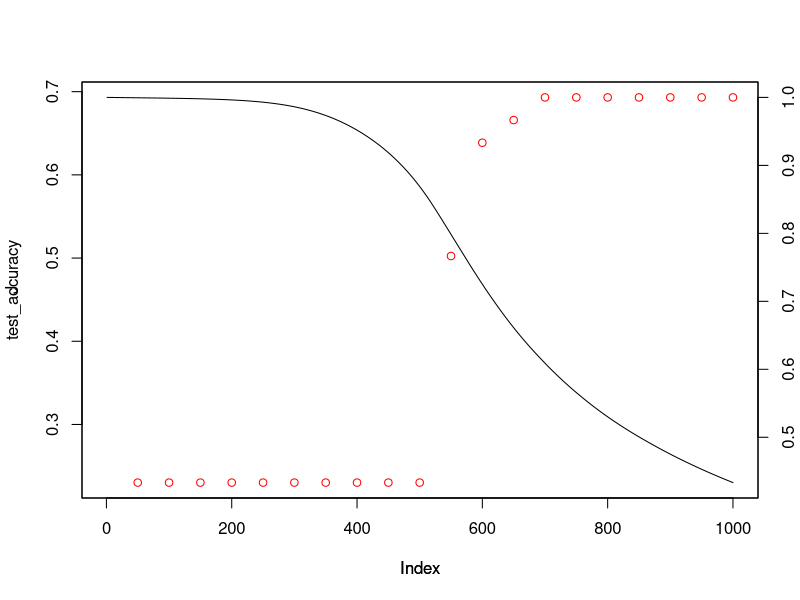

Recreate this plot in R.
## Self Neural Nets
## version 2 - 2 Layer NN

# # # # Functions # # # #

list <- structure(NA,class="result")
"[<-.result" <- function(x,...,value){
  # Reference : https://stat.ethz.ch/pipermail/r-help/2004-June/053343.html
  args <- as.list(match.call())
  args <- args[-c(1:2,length(args))]
  length(value) <- length(args)
  for(i in seq(along=args)) {
    a <- args[[i]]
    if(!missing(a)) eval.parent(substitute(a <- v,list(a=a,v=value[[i]])))
  }
  x
}

revert_list_structure <- function(ls){
  x <- lapply(ls, `[`, names(ls[[1]]))
  apply(do.call(rbind, x), 2, as.list) 
}

preprocess_data <- function(data, train_ratio = 0.7, cv_ratio = 0){
  # Make sure that the last column is the dependent variable
  data <- data.frame(t(data)) # Need to transpose; observations should be columns!
  num_train <- train_ratio * ncol(data)
  train_samples <- sample(ncol(data), num_train)
  train <- data[,train_samples]
  non_train <- data[,-train_samples]
  num_cv <- cv_ratio * ncol(data)
  if (num_cv){
    cv_samples <- sample(ncol(non_train), num_cv)
    cv <- non_train[,cv_samples]
    test <- non_train[,-cv_samples]
  } else {
    cv <- NULL
    test <- non_train
  }
  
  all_data <- setNames(list(train, cv, test),c("Train", "CV", "Test"))
  all_data <- all_data[!sapply(all_data, is.null)]
  y <- lapply(all_data, function(df) as.matrix(df[nrow(df),]))
  x <- lapply(all_data, function(df) as.matrix(df[-nrow(df),]))
  return (revert_list_structure(setNames(list(x, y), c("X", "Y"))))
}

initialize_parameters <- function(X, Y, n_h=3){
  # Hidden Layer
  W1 <- matrix(runif(n_h * nrow(X)) * 0.01, nrow=n_h, ncol=nrow(X))
  B1 <- matrix(0,nrow=n_h, ncol=1)
  # Output Layer
  W2 <- matrix(runif(nrow(Y) * n_h) * 0.01, nrow=nrow(Y), ncol=n_h)
  B2 <- matrix(0,nrow=nrow(Y), ncol=1)
  return(setNames(list(W1, B1, W2, B2), c("W1", "B1", "W2", "B2")))
}

activation_function <- function(Z, type=c("sigmoid", "tanh", "relu", "leaky_relu"),
                                leaky_factor=0.01){
  type <- match.arg(type)
  if (type=="sigmoid"){
    A <- 1 / (1 + exp(-Z))
    A_prime <- A * (1-A)
  } else if (type=="tanh"){
    A <- (exp(Z) - exp(-Z)) / (exp(Z) + exp(-Z))
    A_prime <- 1-A^2
  } else if (type=="relu"){
    A <- pmax(Z, 0)
    A_prime <- 1 * (Z>0)
  } else if (type=="leaky_relu"){
    A <- pmax(Z, leaky_factor * Z)
    A_prime <- 1 * (Z>0) + leaky_factor * (Z<=0)
  }
  return (setNames(list(A, A_prime),c("A","A_prime")))
}

forward_prop <- function(X, parameters, activation_func="tanh"){
  list[W1,B1,W2,B2] <- parameters
  Z1 <- sweep(W1 %*% X, 1, B1, '+')
  A1 <- activation_function(Z1, type=activation_func)[["A"]]
  Z2 <- sweep(W2 %*% A1, 1, B2, '+')
  A2 <- activation_function(Z2, type="sigmoid")[["A"]]
  return (setNames(list(Z1, A1, Z2, A2),c("Z1", "A1", "Z2", "A2")))
}

compute_cost <- function(Y, cache){
  A2 <- cache[["A2"]]
  -1 / ncol(Y) * sum(Y * log(A2) + (1-Y) * log(1-A2))
}

back_prop <- function(X, Y, parameters, cache, activation_func="tanh"){
  list[W1,B1,W2,B2] <- parameters
  list[Z1,A1,Z2,A2] <- cache
  dZ2 <- (A2 - Y) / (A2 * (1-A2)) * activation_function(Z2, type="sigmoid")[["A_prime"]]
  dW2 <- 1 / ncol(Y) * (dZ2 %*% t(A1))
  dB2 <- 1 / ncol(Y) * rowSums(dZ2)
  dZ1 <- (t(W2) %*% dZ2) * activation_function(Z1, type=activation_func)[["A_prime"]]
  dW1 <- 1 / ncol(Y) * (dZ1 %*% t(X))
  dB1 <- 1 / ncol(Y) * rowSums(dZ1)
  return (setNames(list(dW1, dB1, dW2, dB2),c("dW1", "dB1", "dW2", "dB2")))
}

update_parameters <- function(parameters, gradients, learning_rate=0.01){
  list[W1,B1,W2,B2] <- parameters
  list[dW1,dB1,dW2,dB2] <- gradients
  W1 <- W1 - learning_rate * dW1
  W2 <- W2 - learning_rate * dW2
  B1 <- B1 - learning_rate * dB1
  B2 <- B2 - learning_rate * dB2
  return (setNames(list(W1, B1, W2, B2), c("W1", "B1", "W2", "B2")))
}

predict <- function(X, Y, parameters){
  pred <- forward_prop(X, parameters)
  pred <- pred[length(pred)][[1]]
  pred <- 1 * (pred > 0.5)
  accuracy <- sum(pred==Y) / length(pred)
  return (setNames(list(pred, accuracy),c("Prediction", "Test_Accuracy")))
}

cost_accuracy_plot <- function(J, test_accuracy){
  plot(J, type='l')
  par(new='T')
  plot(test_accuracy, col='red', type='o', yaxt='n', xaxt='n')
  axis(4)
}

# # # # Execution # # # #

num_iter <- 1000
test_every <- 50
hidden_layer_activation <- "relu"
data <- iris[1:100,]
data$Species <- as.numeric(data$Species) - 1
data <- preprocess_data(data, train_ratio = 0.7)
parameters <- initialize_parameters(data$Train$X, data$Train$Y, n_h = 3)
test_accuracy <- J <- rep(NA, num_iter)

for (i in 1:num_iter){
  cache <- forward_prop(data$Train$X, parameters, activation_func = hidden_layer_activation)
  J[i] <- compute_cost(data$Train$Y, cache)
  gradients <- back_prop(data$Train$X, data$Train$Y, parameters, cache, activation_func = hidden_layer_activation)
  parameters <- update_parameters(parameters, gradients, learning_rate = 0.01)
  if (!i %% test_every){
    list[prediction, accuracy] <- predict(data$Test$X, data$Test$Y, parameters)
    test_accuracy[i] <- accuracy
  }
}

cost_accuracy_plot(J, test_accuracy)